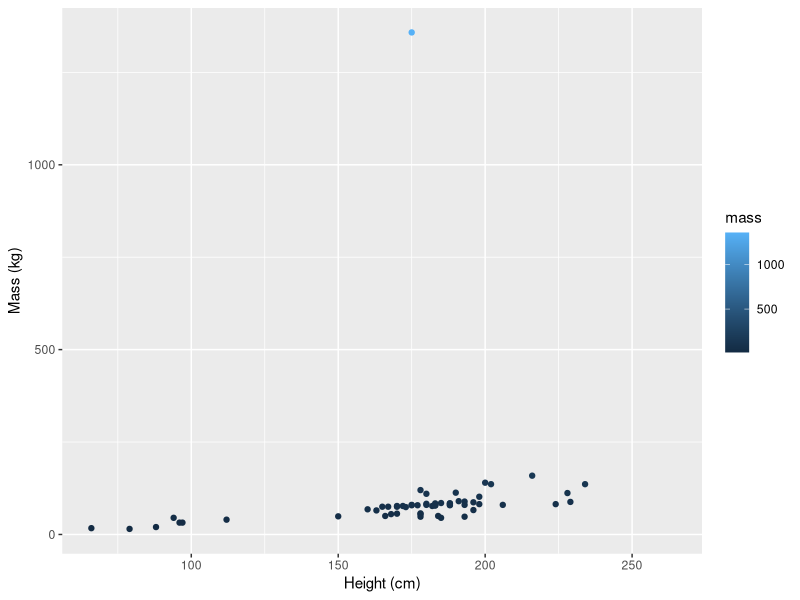

R code for this plot:
## ---- chunk 1
#| warning: false
#| message: false 
library(tidyverse)
## ---- chunk 2
#| include: false
#return the first 6 lines of the starwars data 
head(starwars)

#return the dimensions of the starwars data 
dim(starwars)
## ---- chunk 3
#| warning: false
#| echo: false

ggplot(data = starwars, aes(x = height, y = mass, color = mass)) +
  geom_point() +
  labs(x = "Height (cm)", 
       y = "Mass (kg)")
## ---- chunk 4
sw_height_mean <- mean(starwars$height, na.rm = TRUE)
sw_height_median <- median(starwars$height, na.rm = TRUE)
sw_height_var <- var(starwars$height, na.rm = TRUE)
sw_height_sd <- sd(starwars$height, na.rm = TRUE)
